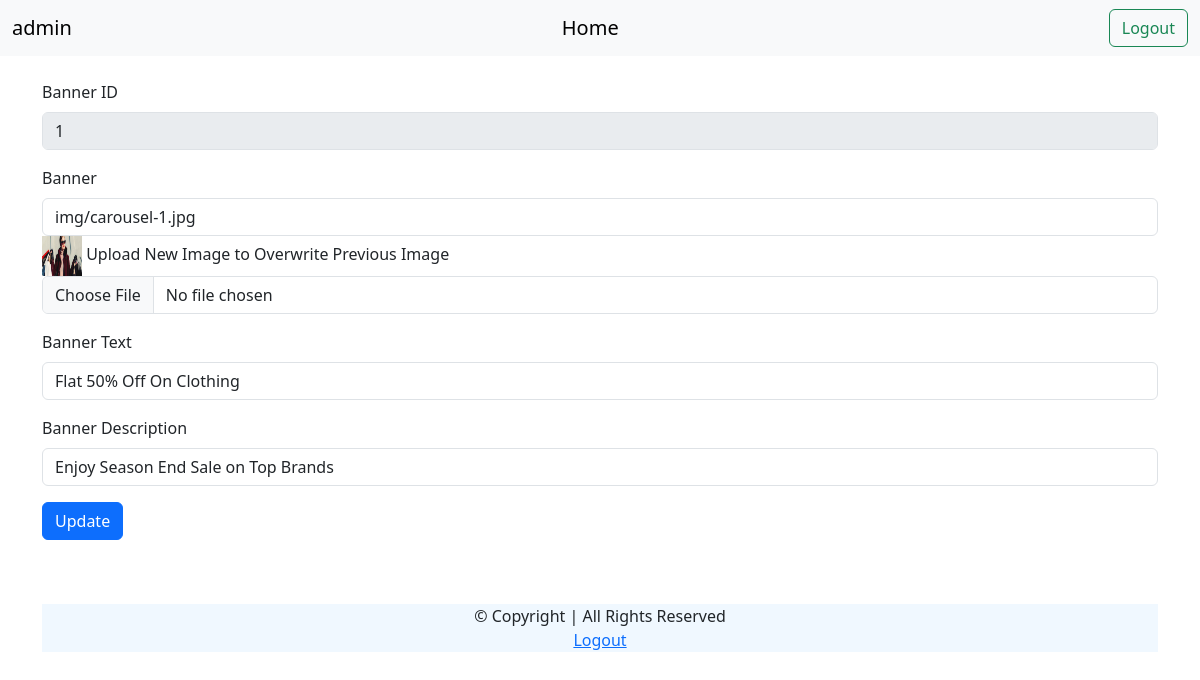
The app's page /admin/editBanner.php?id=1 (signed in) with its own data.
### tables this page shows
CREATE TABLE IF NOT EXISTS `banners` (
  `id` int NOT NULL AUTO_INCREMENT,
  `bannerClass` text NOT NULL,
  `bannerImg` text NOT NULL,
  `bannerText` text NOT NULL,
  `bannerDesc` text NOT NULL,
  PRIMARY KEY (`id`)
);

### admin/editBanner.php (the view, shortened to what this page needs)
<?php
if (!isset($_SESSION['name'])) {
    header('Location: index.php');
} else {
    $id = $_GET['id'];
    if (is_numeric($id) == true) {
        include 'dbconfig.php';
        $result = mysqli_query($conn, "SELECT * FROM banners WHERE id=" . $id);
        while ($bannerAray = mysqli_fetch_array($result)) {
            $bannerId = $bannerAray['id'];
            $bannerImg = $bannerAray['bannerImg'];
            $bannerText = $bannerAray['bannerText'];
            $bannerDesc = $bannerAray['bannerDesc'];
        }
    } else {
        header('Location: logout.php');
    }
}
?>
<!doctype html>
<html lang="en">
<head>
    <link href="https://cdn.jsdelivr.net/npm/bootstrap@5.3.0-alpha1/dist/css/bootstrap.min.css" rel="stylesheet">
</head>
<body>
    <nav class="navbar navbar-expand-lg bg-body-tertiary">
        <div class="container-fluid">
            <a class="navbar-brand" href="#"><?php echo $_SESSION['name']; ?></a>
            <a class="navbar-brand" href="panel.php">Home<a>
                    <form class="d-flex" role="search" method="post">
                        <button class="btn btn-outline-success" type="submit" name="logout">Logout</button>
                    </form>
        </div>
    </nav>
    <div class="container mt-4">
        <form action="" method="post" enctype='multipart/form-data'>
            <div class="mb-3">
                <label for="categoryId" class="form-label">Banner ID</label>
                <input type="text" class="form-control" value="<?php echo $bannerId; ?>" disabled readonly>
            </div>
            <div class="mb-3">
                <label for="categoryImage" class="form-label">Banner</label>
                <input type="text" class="form-control" value="<?php echo $bannerImg; ?>" name="bannerImg">
                <img src="../<?php echo $bannerImg; ?>" width="40px" height="40px">
                <label for="formFileMultiple" class="form-label">Upload New Image to Overwrite Previous Image</label>
                <input type="file" class="form-control" name="file">
            </div>
            <div class="mb-3">
                <label for="categoryName" class="form-label">Banner Text</label>
                <input type="text" class="form-control" name='bannerText' value="<?php echo $bannerText; ?>">
            </div>
            <div class="mb-3">
                <label for="categoryproducts" class="form-label">Banner Description</label>
                <input type="text" class="form-control" name='bannerDesc' value="<?php echo $bannerDesc; ?>">
            </div>
            <div class="mb-3">
                <button type="submit" class="btn btn-primary mb-3" name="submit">Update</button>
            </div>
        </form>
    </div>
    <footer class="footer mt-5">
        <div class="container">
            <p class="text-center" style="background-color: aliceblue;">&#169; Copyright | All Rights Reserved
                <br>
                <a href='logout.php'>Logout</a>
            </p>
        </div>
    </footer>
</body>
</html>

### records on screen
banners: id "1", bannerImg "img/carousel-1.jpg", bannerImg (picture), bannerText "Flat 50% Off On Clothing", bannerDesc "Enjoy Season End Sale on Top Brands"

### other values on screen
$_SESSION['name'] "admin"
